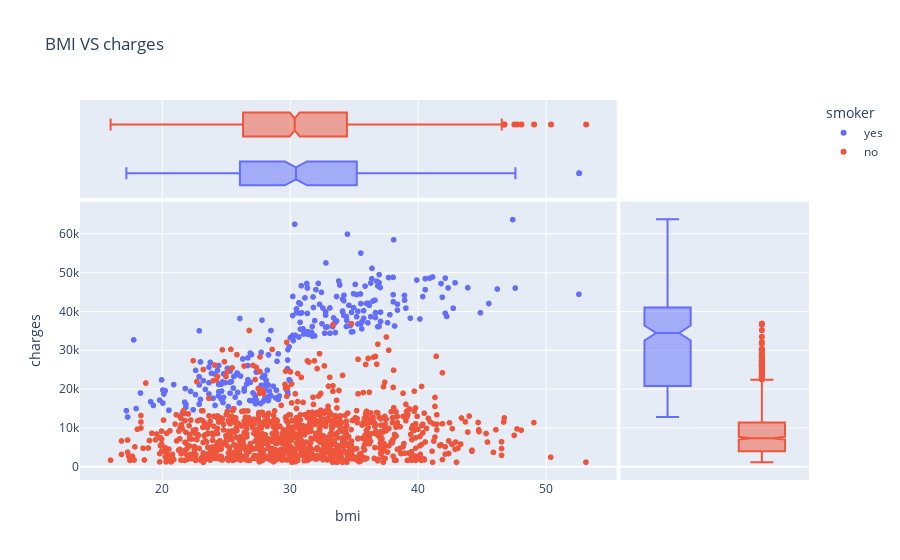

The cell this chart's notebook holds for it:
### Markdown cell above
### BMI and Charges

Let's visualize the relationship between BMI (body mass index) and charges using another scatter plot. Once again, we'll use the values from the "smoker" column to color the points.

### Code cell
px.scatter(insurance_df,
           x = 'bmi',
           marginal_x='box',
           marginal_y='box',
           y ='charges',
           color = 'smoker',
           title = 'BMI VS charges')

### Figure 1 — Plotly figure (JSON) as saved in the notebook; plotly's stock layout.template omitted (floating-point values rounded to 4 significant figures; data arrays with more than 128 entries replaced by an {"elided": "..."} marker saying what was removed)
{"data": [{"hovertemplate": "smoker=yes<br>bmi=%{x}<br>charges=%{y}<extra></extra>", "legendgroup": "yes", "marker": {"color": "#636efa", "symbol": "circle"}, "mode": "markers", "name": "yes", "showlegend": true, "type": "scattergl", "x": {"elided": "274 float values"}, "xaxis": "x", "y": {"elided": "274 float values"}, "yaxis": "y"}, {"alignmentgroup": "True", "hovertemplate": "smoker=yes<br>bmi=%{x}<extra></extra>", "legendgroup": "yes", "marker": {"color": "#636efa", "symbol": "circle"}, "name": "yes", "notched": true, "offsetgroup": "yes", "showlegend": false, "type": "box", "x": {"elided": "274 float values"}, "xaxis": "x3", "yaxis": "y3"}, {"alignmentgroup": "True", "hovertemplate": "smoker=yes<br>charges=%{y}<extra></extra>", "legendgroup": "yes", "marker": {"color": "#636efa", "symbol": "circle"}, "name": "yes", "notched": true, "offsetgroup": "yes", "showlegend": false, "type": "box", "xaxis": "x2", "y": {"elided": "274 float values"}, "yaxis": "y2"}, {"hovertemplate": "smoker=no<br>bmi=%{x}<br>charges=%{y}<extra></extra>", "legendgroup": "no", "marker": {"color": "#EF553B", "symbol": "circle"}, "mode": "markers", "name": "no", "showlegend": true, "type": "scattergl", "x": {"elided": "1064 float values"}, "xaxis": "x", "y": {"elided": "1064 float values"}, "yaxis": "y"}, {"alignmentgroup": "True", "hovertemplate": "smoker=no<br>bmi=%{x}<extra></extra>", "legendgroup": "no", "marker": {"color": "#EF553B", "symbol": "circle"}, "name": "no", "notched": true, "offsetgroup": "no", "showlegend": false, "type": "box", "x": {"elided": "1064 float values"}, "xaxis": "x3", "yaxis": "y3"}, {"alignmentgroup": "True", "hovertemplate": "smoker=no<br>charges=%{y}<extra></extra>", "legendgroup": "no", "marker": {"color": "#EF553B", "symbol": "circle"}, "name": "no", "notched": true, "offsetgroup": "no", "showlegend": false, "type": "box", "xaxis": "x2", "y": {"elided": "1064 float values"}, "yaxis": "y2"}], "layout": {"legend": {"title": {"text": "smoker"}, "tracegroupgap": 0}, "title": {"text": "BMI VS charges"}, "xaxis": {"anchor": "y", "domain": [0, 0.7363], "title": {"text": "bmi"}}, "xaxis2": {"anchor": "y2", "domain": [0.7413, 1], "matches": "x2", "showgrid": false, "showline": false, "showticklabels": false, "ticks": ""}, "xaxis3": {"anchor": "y3", "domain": [0, 0.7363], "matches": "x", "showgrid": true, "showticklabels": false}, "xaxis4": {"anchor": "y4", "domain": [0.7413, 1], "matches": "x2", "showgrid": false, "showline": false, "showticklabels": false, "ticks": ""}, "yaxis": {"anchor": "x", "domain": [0, 0.7326], "title": {"text": "charges"}}, "yaxis2": {"anchor": "x2", "domain": [0, 0.7326], "matches": "y", "showgrid": true, "showticklabels": false}, "yaxis3": {"anchor": "x3", "domain": [0.7426, 1], "matches": "y3", "showgrid": false, "showline": false, "showticklabels": false, "ticks": ""}, "yaxis4": {"anchor": "x4", "domain": [0.7426, 1], "matches": "y3", "showgrid": true, "showline": false, "showticklabels": false, "ticks": ""}}}
